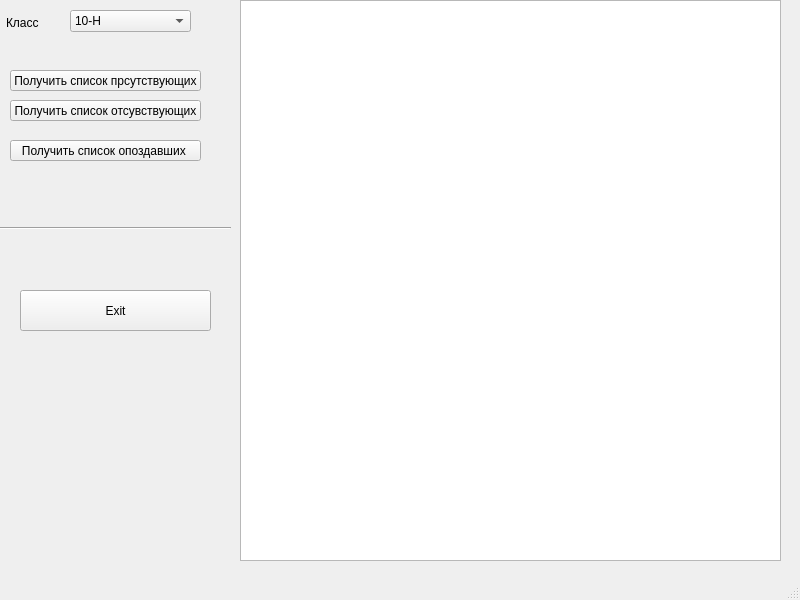
<?xml version="1.0" encoding="UTF-8"?>
<ui version="4.0">
 <class>DeployDataMenu</class>
 <widget class="QMainWindow" name="DeployDataMenu">
  <property name="geometry">
   <rect>
    <x>0</x>
    <y>0</y>
    <width>800</width>
    <height>600</height>
   </rect>
  </property>
  <property name="windowTitle">
   <string>MainWindow</string>
  </property>
  <widget class="QWidget" name="centralwidget">
   <widget class="QComboBox" name="comboBox">
    <property name="geometry">
     <rect>
      <x>70</x>
      <y>10</y>
      <width>121</width>
      <height>22</height>
     </rect>
    </property>
    <item>
     <property name="text">
      <string>10-Н</string>
     </property>
    </item>
   </widget>
   <widget class="QLabel" name="label">
    <property name="geometry">
     <rect>
      <x>6</x>
      <y>12</y>
      <width>61</width>
      <height>21</height>
     </rect>
    </property>
    <property name="text">
     <string>Класс</string>
    </property>
   </widget>
   <widget class="QPushButton" name="In_Butt">
    <property name="geometry">
     <rect>
      <x>10</x>
      <y>70</y>
      <width>191</width>
      <height>21</height>
     </rect>
    </property>
    <property name="text">
     <string>Получить список прсутствующих</string>
    </property>
   </widget>
   <widget class="QPushButton" name="OUT_Butt">
    <property name="geometry">
     <rect>
      <x>10</x>
      <y>100</y>
      <width>191</width>
      <height>21</height>
     </rect>
    </property>
    <property name="text">
     <string>Получить список отсувствующих</string>
    </property>
   </widget>
   <widget class="QPushButton" name="LATE_but">
    <property name="geometry">
     <rect>
      <x>10</x>
      <y>140</y>
      <width>191</width>
      <height>21</height>
     </rect>
    </property>
    <property name="text">
     <string>Получить список опоздавших </string>
    </property>
   </widget>
   <widget class="QTableView" name="tableView">
    <property name="geometry">
     <rect>
      <x>240</x>
      <y>0</y>
      <width>541</width>
      <height>561</height>
     </rect>
    </property>
   </widget>
   <widget class="Line" name="line">
    <property name="geometry">
     <rect>
      <x>0</x>
      <y>220</y>
      <width>231</width>
      <height>16</height>
     </rect>
    </property>
    <property name="orientation">
     <enum>Qt::Horizontal</enum>
    </property>
   </widget>
   <widget class="QPushButton" name="Exit_Button">
    <property name="geometry">
     <rect>
      <x>20</x>
      <y>290</y>
      <width>191</width>
      <height>41</height>
     </rect>
    </property>
    <property name="text">
     <string>Exit</string>
    </property>
   </widget>
  </widget>
  <widget class="QMenuBar" name="menubar">
   <property name="geometry">
    <rect>
     <x>0</x>
     <y>0</y>
     <width>800</width>
     <height>20</height>
    </rect>
   </property>
  </widget>
  <widget class="QStatusBar" name="statusbar"/>
 </widget>
 <resources/>
 <connections/>
</ui>
